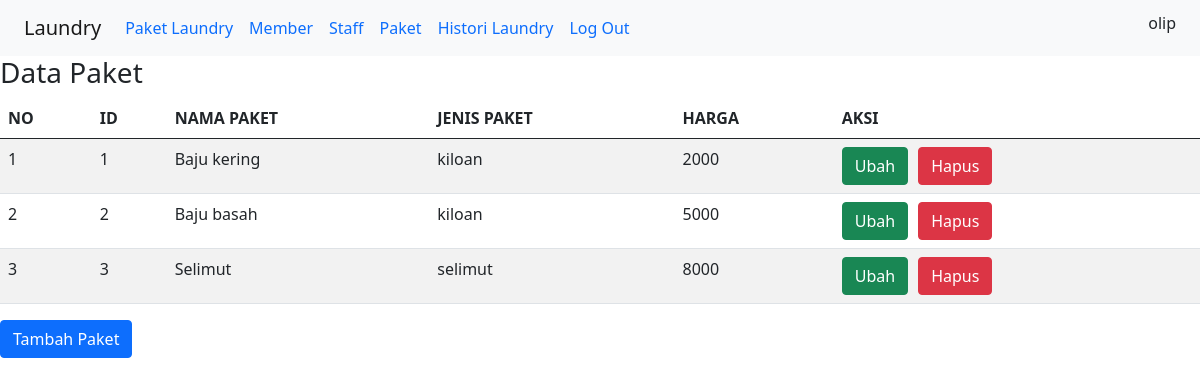
The app's page /tampil_paket.php (signed in) with its own data.
### tables this page shows
CREATE TABLE `paket` (
  `id_paket` int(11) NOT NULL,
  `nama_paket` varchar(100) NOT NULL,
  `deskripsi` text NOT NULL,
  `harga` int(50) NOT NULL,
  `category` enum('kiloan','selimut','bed_cover','kaos') NOT NULL,
  `gambar` varchar(50) NOT NULL
);

### tampil_paket.php (the view, shortened to what this page needs)
<?php
    include "header.php";
?>
<?php
    if($_SESSION['role'] == 'admin'){
?>
<!DOCTYPE html>
<html>
<head>
    <link href="https://cdn.jsdelivr.net/npm/bootstrap@5.0.1/dist/css/bootstrap.min.css" rel="stylesheet">
</head>
<body>
    <h3>Data Paket</h3>
    <table class="table table-hover table-striped">
        <thead>
            <tr>
                <th>NO</th>
                <th>ID</th>
                <th>NAMA PAKET</th>
                <th>JENIS PAKET</th>
                <th>HARGA</th>
                <th>AKSI</th>
            </tr>
        </thead>
        <tbody>
            <?php
            include "connect.php";
            $qry_paket=mysqli_query($connect,"SELECT * from paket");
            $no=0;
            while($data_paket=mysqli_fetch_array($qry_paket)){
                $no++;
                ?>
                <tr>
                    <td><?=$no?></td>
                    <td><?=$data_paket['id_paket']?></td>
                    <td><?=$data_paket['nama_paket']?></td>
                    <td><?=$data_paket['category']?></td>
                    <td><?=$data_paket['harga']?></td>
                    <td><a href="ubah_paket.php?id_paket=<?=$data_paket['id_paket']?>" class="btn btn-success">Ubah</a><a style="margin-left:10px;" href="hapus_paket.php?id_paket=<?=$data_paket['id_paket']?>" onclick="return confirm('Apakah anda yakin menghapus data ini?')" class="btn btn-danger">Hapus</a></td>
                </tr>
                <?php
            }
            ?>
        </tbody>
    </table>
    <a href="tambah_paket.php" class="btn btn-primary">Tambah Paket</a>
</body>
</html>
<?php
    }
?>

### records on screen
paket: id_paket "1", nama_paket "Baju kering", category "kiloan", harga "2000"
paket: id_paket "2", nama_paket "Baju basah", category "kiloan", harga "5000"
paket: id_paket "3", nama_paket "Selimut", category "selimut", harga "8000"

### other values on screen
$_SESSION['nama'] "olip"
